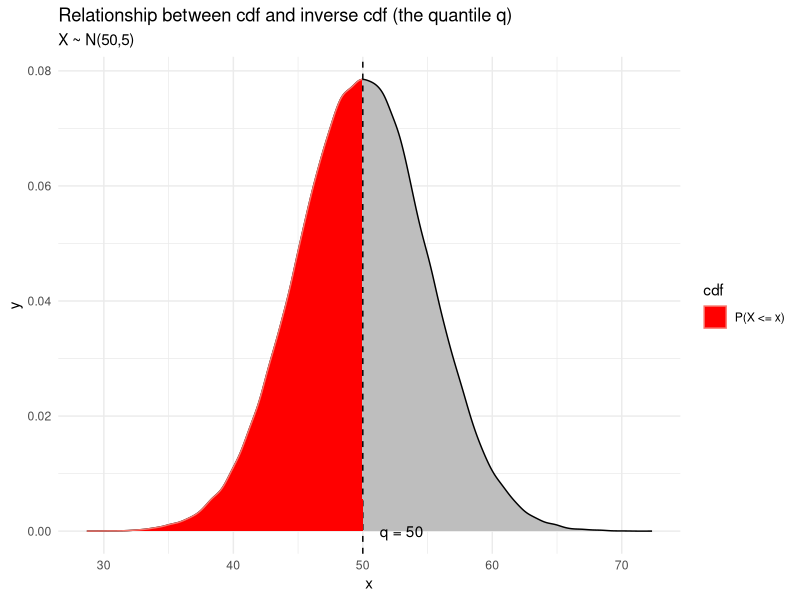

The R source for this figure:
## ---- chunk 1
library(tidyverse)
n <- 100000
mu <- 50
sd <- 5
set.seed(10)
X <- rnorm(n, mu, sd) # Generate random variable
p <- 0.5 # Let the probability be 50% (the 50th percentile)
q <- qnorm(p, mu, sd) # inverse cdf
cdf <- pnorm(q, mu, sd) # cdf should be approx. equal to p

plot1 <- X %>%
  enframe() %>%
  ggplot(aes(x = value)) +
  geom_density(fill = "gray") +
  geom_vline(xintercept = q, linetype = "dashed") +
  annotate("text", x = q + 3, y = 0, label = str_glue("q = {q}")) +
  theme_minimal()

# extract x,y values from plot in order to shade the area
d <- ggplot_build(plot1)$data[[1]]
d <- d %>% mutate(color = ifelse(x <= q, "P(X <= x)", "P(X > x)"))

plot1 +
  geom_area(data = subset(d, x <= q), aes(
    x = x, y = y,
    color = factor(color)
  ), fill = "red") +
  scale_color_discrete("cdf") +
  labs(
    title = "Relationship between cdf and inverse cdf (the quantile q)",
    subtitle = "X ~ N(50,5)",
    x = "x"
  )

## ---- chunk 2
library(tidyverse)
# function to filter a dataframe given a string s, with regex or exact matching.
# df = dataframe to filter
# column = name of column,
# s = string to search,
# exact_match = wheter to match string exactly or with regex
# negate = match non-matching
filter_regex <- function(df, column, s, exact_match = T, negate_ = FALSE) {
  column <- rlang::enquo(column)

  if (exact_match == TRUE) {
    s <- str_c("^", s, "$") # add beginning and end of line to string
  }

  if (length(s) > 1) {
    searchtt <- paste0(s, sep = "|", collapse = "")
    searchtt <- str_sub(searchtt, 1, nchar(searchtt) - 1)
  } else {
    searchtt <- s
  }
  df %>%
    filter(str_detect(string = !!column, pattern = searchtt, negate = negate_))
}
# The default is to match the strings exactly
mpg %>%
  filter_regex(model, c("a4", "tiburon")) %>% pull(model) %>% unique
mpg %>%
  filter_regex(model, c("a4", "tiburon"), negate_ = T) %>% pull(model) %>% unique %>% head

# Use exact_match = F to allow regex:
mpg %>%
  filter_regex(model, c("a4","tiburon"), exact_match = F) %>% pull(model) %>% unique
mpg %>%
  filter_regex(model, c("a[0-9]+.*"), exact_match = F) %>% pull(model) %>% unique
## ---- chunk 3
library(tidyverse)
generate_varcodes <- function(s) {
 str_split(s, boundary("word")) %>%
    map(~str_sub(.x, 1,1)) %>%
    map(str_to_upper) %>%
    map(str_c, collapse = "") %>%
    unlist()
}
mpg %>% 
  select(model) %>% 
  distinct() %>% 
  mutate(acronym = generate_varcodes(model)) %>% 
  head()
## ---- chunk 4
library(tidyverse)
# calculate without lubridate:

# halvamara in < 2h
dist <- 21.1
duration <- 120
s <- 120*60
s
# pace to complete half marathon in 1:59:59
pace <- (s-1)/dist
pace
rest <- pace %% 60
mins <- (pace-rest)/60
str_glue("{mins}m {round(rest,1)}s") %>% print()

# -----------------------------

# calculate with lubridate:
library(lubridate)
dist <- 21.1
s <- duration(120, "minutes")
s
# pace to complete half marathon in 1:59:59
pace <- (s-1)/dist
pace
seconds_to_period(pace) %>% round(1)
